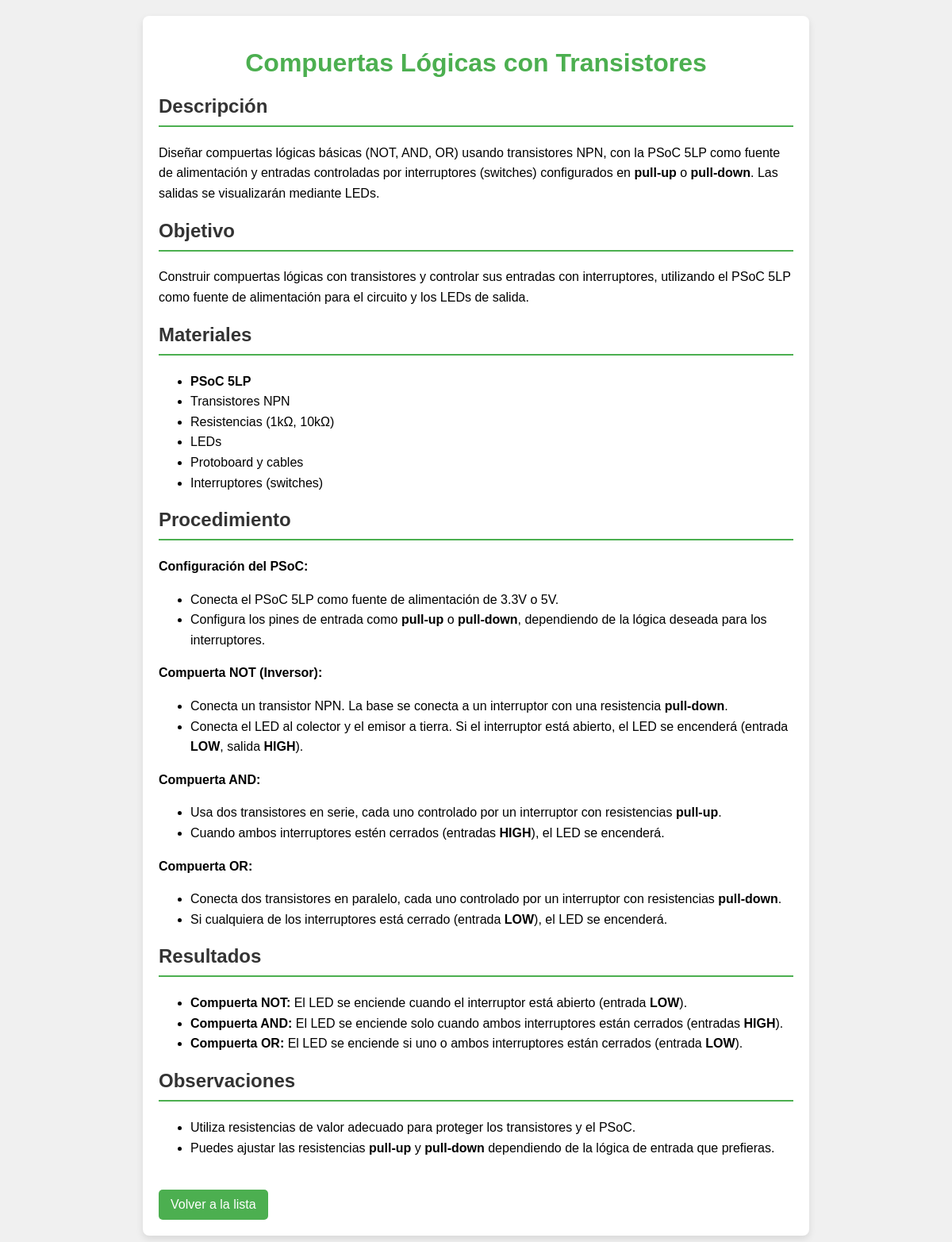
Page /laboratorios/laboratorios/5/ on the committed database.
### laboratorios/models.py (models this page shows, shortened)
class Laboratorio(models.Model):
    titulo = models.CharField(max_length=200)  # Título del laboratorio
    descripcion = models.TextField(default='')            # Descripción detallada del laboratorio
    fecha = models.DateTimeField(default=timezone.now)                  # Fecha de realización
    objetivo = models.TextField(default='')                # Objetivo del laboratorio
    materiales = models.TextField(default='')              # Materiales necesarios
    procedimiento = models.TextField(default='')           # Pasos a seguir en el laboratorio
    resultados = models.TextField(null=True, blank=True)  # Resultados esperados
    observaciones = models.TextField(null=True, blank=True)  # Observaciones finales
    imagen = models.ImageField(upload_to='imagenes/laboratorios/', null=True, blank=True)

### laboratorios/views.py (the view)
# urls.py: path('laboratorios/<int:pk>/', LaboratorioDetailView.as_view(), name='laboratorio_detail'),
class LaboratorioDetailView(DetailView):
    model = Laboratorio
    template_name = 'laboratorios/laboratorio_detail.html'

### laboratorios/templates/laboratorios/laboratorio_detail.html (shortened to what this page needs)
{% load static %}
<!DOCTYPE html>
<html lang="es">
<head>
    <link rel="stylesheet" href="{% static 'laboratorios/css/laboratorio_details.css' %}">
</head>
<body>
    <div class="container">
        <header>
            <h1>{{ laboratorio.titulo }}</h1>
        </header>
        <section class="content">
            <h2>Descripción</h2>
            <div class="text-content">{{ laboratorio.descripcion|safe }}</div>
            <h2>Objetivo</h2>
            <div class="text-content">{{ laboratorio.objetivo|safe }}</div>
            <h2>Materiales</h2>
            <div class="text-content">{{ laboratorio.materiales|safe }}</div>
            <h2>Procedimiento</h2>
            <div class="text-content">{{ laboratorio.procedimiento|safe }}</div>
            <h2>Resultados</h2>
            <div class="text-content">{{ laboratorio.resultados|safe }}</div>
            <h2>Observaciones</h2>
            <div class="text-content">{{ laboratorio.observaciones|safe }}</div>
        </section>
        <footer>
            <a href="{% url 'lista_laboratorios' %}" class="back-button">Volver a la lista</a>
        </footer>
    </div>
</body>
</html>

### laboratorios/static/laboratorios/css/laboratorio_details.css (style rules this page uses)
body { font-family: Arial, sans-serif; background-color: #f0f0f0; margin: 0; padding: 20px; }
.container { max-width: 800px; margin: auto; background: white; border-radius: 8px; box-shadow: 0 4px 10px rgba(0, 0, 0, 0.1); padding: 20px; }
header { text-align: center; margin-bottom: 20px; }
h1 { color: #4CAF50; }
h2 { color: #333; border-bottom: 2px solid #4CAF50; padding-bottom: 10px; }
.text-content { margin-bottom: 20px; line-height: 1.6; }
.back-button { display: inline-block; margin-top: 20px; padding: 10px 15px; background-color: #4CAF50; color: white; text-decoration: none; border-radius: 5px; transition: background-color 0.3s; }

### rows in the picture
Laboratorio: titulo "Compuertas Lógicas con Transistores", descripcion "Diseñar compuertas lógicas básicas (NOT, AND, OR) usando transistores NPN, con la PSoC 5LP como fuente de alimentación y entradas controladas por interruptores (switches) configurados en pull-up o pull-down . Las salidas se visualizarán mediante LEDs.", objetivo "Construir compuertas lógicas con transistores y controlar sus entradas con interruptores, utilizando el PSoC 5LP como fuente de alimentación para el circuito y los LEDs de salida.", materiales "PSoC 5LP Transistores NPN Resistencias (1kΩ, 10kΩ) LEDs Protoboard y cables Interruptores (switches)", procedimiento "Configuración del PSoC: Conecta el PSoC 5LP como fuente de alimentación de 3.3V o 5V. Configura los pines de entrada como pull-up o pull-down , dependiendo de la lógica deseada para los interruptores. Compuerta NOT (Inversor): Conecta un transistor NPN. La base se conecta a un interruptor con una resistencia pull-down . Conecta el LED al colector y el emisor a tierra. Si el interruptor está abierto, el LED se encenderá (entrada LOW , salida HIGH ). Compuerta AND: Usa dos transistores en serie, cada uno controlado por un interruptor con resistencias pull-up . Cuando ambos interruptores estén cerrados (entradas HIGH ), el LED se encenderá. Compuerta OR: Conecta dos transistores en paralelo,…", resultados "Compuerta NOT: El LED se enciende cuando el interruptor está abierto (entrada LOW ). Compuerta AND: El LED se enciende solo cuando ambos interruptores están cerrados (entradas HIGH ). Compuerta OR: El LED se enciende si uno o ambos interruptores están cerrados (entrada LOW ).", observaciones "Utiliza resistencias de valor adecuado para proteger los transistores y el PSoC. Puedes ajustar las resistencias pull-up y pull-down dependiendo de la lógica de entrada que prefieras."
